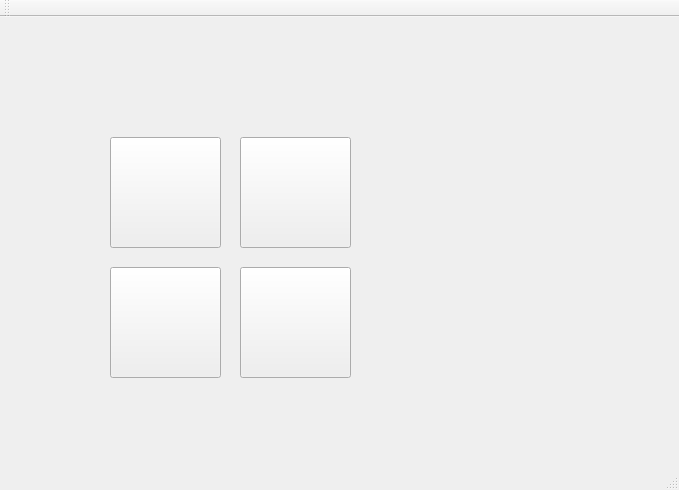
<?xml version="1.0" encoding="UTF-8"?>
<ui version="4.0">
 <class>MainWindow</class>
 <widget class="QMainWindow" name="MainWindow">
  <property name="geometry">
   <rect>
    <x>0</x>
    <y>0</y>
    <width>679</width>
    <height>490</height>
   </rect>
  </property>
  <property name="windowTitle">
   <string>MainWindow</string>
  </property>
  <widget class="QWidget" name="centralWidget">
   <widget class="QPushButton" name="pushButton">
    <property name="geometry">
     <rect>
      <x>110</x>
      <y>120</y>
      <width>111</width>
      <height>111</height>
     </rect>
    </property>
    <property name="styleSheet">
     <string notr="true">#pushButton {
background-color:transparent;
border-image:url(:blackButton.png);
background:none;
background-repeat:none;
}
#pushButton:pressed
{ 
border-image:url(:newton.png);
}</string>
    </property>
    <property name="text">
     <string/>
    </property>
   </widget>
   <widget class="QPushButton" name="pushButton_2">
    <property name="geometry">
     <rect>
      <x>240</x>
      <y>120</y>
      <width>111</width>
      <height>111</height>
     </rect>
    </property>
    <property name="text">
     <string/>
    </property>
   </widget>
   <widget class="QPushButton" name="pushButton_3">
    <property name="geometry">
     <rect>
      <x>240</x>
      <y>250</y>
      <width>111</width>
      <height>111</height>
     </rect>
    </property>
    <property name="text">
     <string/>
    </property>
   </widget>
   <widget class="QPushButton" name="pushButton_4">
    <property name="geometry">
     <rect>
      <x>110</x>
      <y>250</y>
      <width>111</width>
      <height>111</height>
     </rect>
    </property>
    <property name="text">
     <string/>
    </property>
   </widget>
  </widget>
  <widget class="QMenuBar" name="menuBar">
   <property name="geometry">
    <rect>
     <x>0</x>
     <y>0</y>
     <width>679</width>
     <height>22</height>
    </rect>
   </property>
  </widget>
  <widget class="QToolBar" name="mainToolBar">
   <attribute name="toolBarArea">
    <enum>TopToolBarArea</enum>
   </attribute>
   <attribute name="toolBarBreak">
    <bool>false</bool>
   </attribute>
  </widget>
  <widget class="QStatusBar" name="statusBar"/>
 </widget>
 <layoutdefault spacing="6" margin="11"/>
 <resources/>
 <connections/>
</ui>
